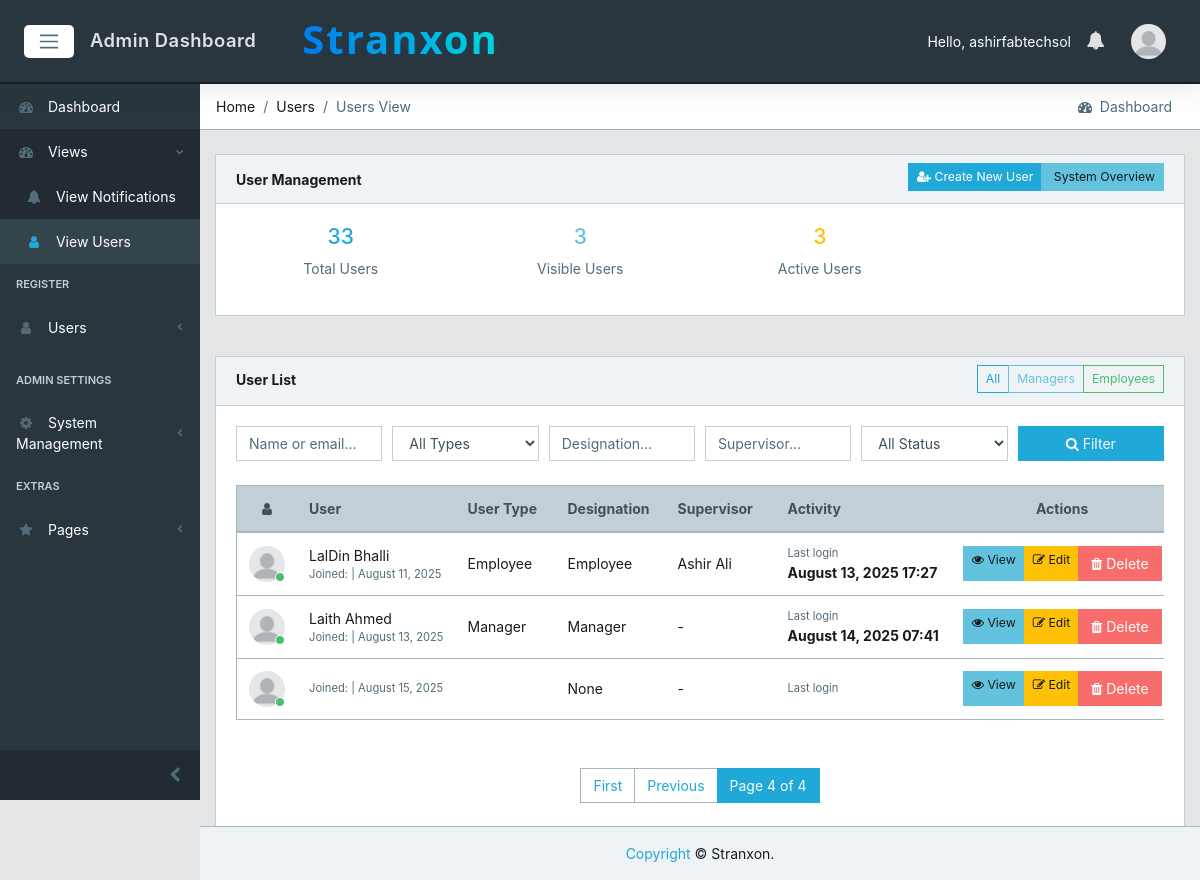
The app's page /users/?page=4 (signed in), older data.
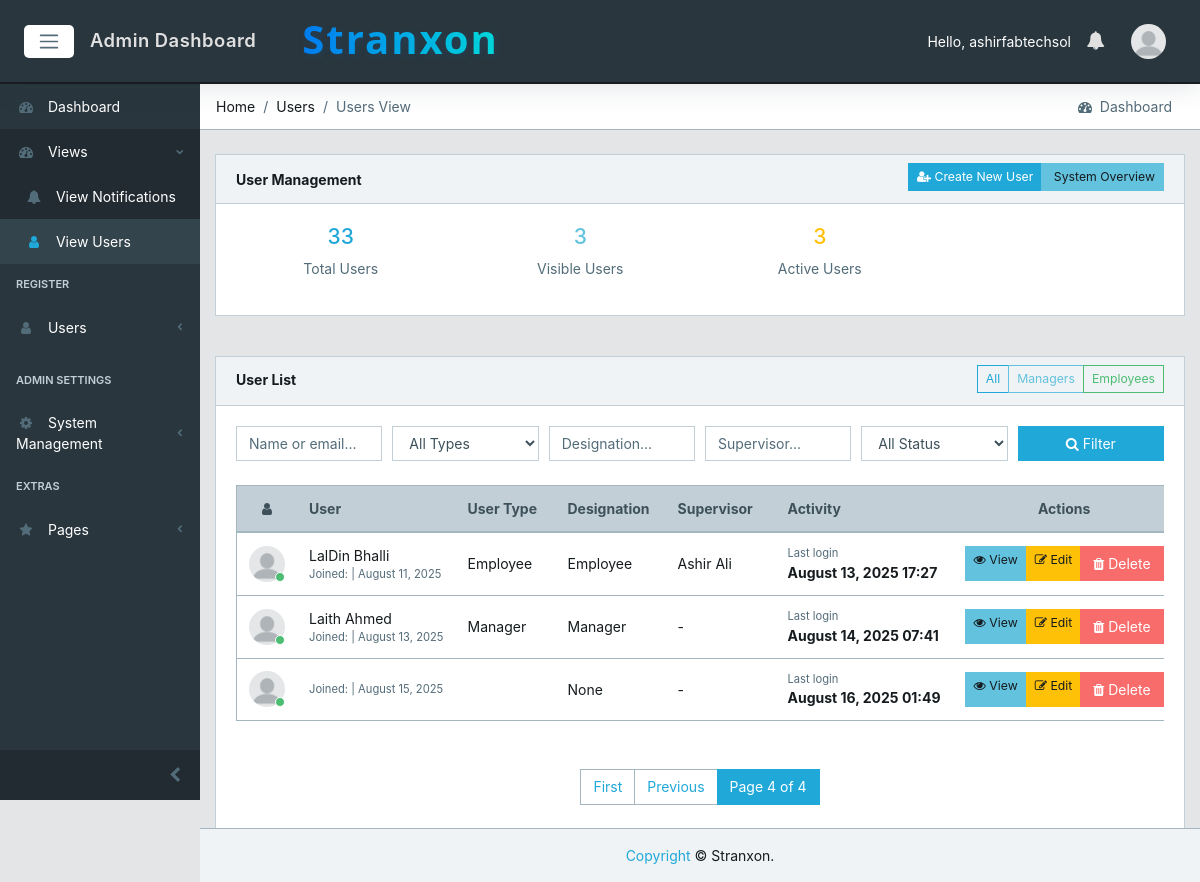
The same page, newer data.
### core/models.py (models this page shows, shortened)
class CustomUser(AbstractUser):
    email = models.EmailField(unique=True)  # Make email unique for authentication
    user_type = models.CharField(max_length=15, choices=USER_TYPE_CHOICES, db_index=True)
    designation = models.CharField(max_length=100, blank=True, null=True)
    created_by = models.ForeignKey('self', on_delete=models.SET_NULL, null=True, blank=True, related_name='created_users')
    created_date = models.DateField(auto_now_add=True)
    created_time = models.TimeField(auto_now_add=True)
    under_supervision = models.ForeignKey('self', on_delete=models.SET_NULL, null=True, blank=True, related_name='supervised_users')
    avatar = models.ImageField(upload_to='core/avatar', blank=True)
    @property
    def avatar_url(self):
        if self.avatar and hasattr(self.avatar, 'url'):
            avatar_path = self.avatar.path if hasattr(self.avatar, 'path') else None
            if avatar_path and os.path.isfile(avatar_path):
                return self.avatar.url
        return static('core/img/avatar/blank_profile.png')

### core/views.py (the view, shortened to what this page needs)
# urls.py: path('users/', views.UsersView.as_view(), name='users'),
class UsersView(LoginRequiredMixin, View):
    def get(self, request):
        user = request.user
        if user.user_type == 'admin':
            users = CustomUser.objects.select_related('under_supervision').exclude(id=user.id)
        elif user.user_type == 'manager':
            users = CustomUser.objects.select_related('under_supervision').filter(under_supervision=user)
        else:
            messages.error(request, 'You do not have permission to view users.')
            return redirect('core:dashboard')
        search_query = request.GET.get('search', '')
        user_type_filter = request.GET.get('user_type', '')
        designation_filter = request.GET.get('designation', '')
        supervisor_filter = request.GET.get('supervisor', '')
        active_filter = request.GET.get('active', '')
        users = users.annotate(full_name=Concat('first_name', V(' '), 'last_name'))
        if user_type_filter:
            users = users.filter(user_type=user_type_filter)
        if designation_filter:
            users = users.filter(designation__icontains=designation_filter)
        if supervisor_filter:
            users = users.filter(
                Q(under_supervision__first_name__icontains=supervisor_filter) |
                Q(under_supervision__last_name__icontains=supervisor_filter)
            )
        if active_filter == 'active':
            users = users.filter(is_active=True)
        elif active_filter == 'inactive':
            users = users.filter(is_active=False)
        paginator = Paginator(users, 10)
        page_number = request.GET.get('page')
        page_obj = paginator.get_page(page_number)
        context = {
            'users': page_obj,
            'total_users': users.count(),
            'search_query': search_query,
            'user_type_filter': user_type_filter,
            'designation_filter': designation_filter,
            'supervisor_filter': supervisor_filter,
            'active_filter': active_filter,
        }
        return render(request, 'core/users.html', context)

### core/context_processors.py (called while the page is built)
def logged_user_processor(request):
    if request.user.is_authenticated:
        try:
            logged_user = CustomUser.objects.select_related('under_supervision').get(id=request.user.id)
            return {'logged_user': logged_user}
        except CustomUser.DoesNotExist:
            return {'logged_user': None}
    return {'logged_user': None}

def notifications_processor(request):
    if request.user.is_authenticated:
        cache_key = f"unread_count:{request.user.id}"
        unread_count = cache.get(cache_key)
        if unread_count is None:
            unread_count = Notification.objects.filter(recipient=request.user, read=False).count()
            cache.set(cache_key, unread_count, 15)  # short cache to keep badges fresh
        unread_notifications = (
            Notification.objects.select_related('sender')
            .filter(recipient=request.user, read=False)
            .order_by('-created_at')[:10]
        )
        return {
            'unread_notifications': unread_notifications,
            'unread_count': unread_count,
        }
    return {'unread_notifications': [], 'unread_count': 0}

### core/templates/core/users.html (shortened to what the changed rows need)
{% extends 'core/base.html' %}
{% load static %}
{% block content %}
<div class="container">
    <div class="animated fade-in">
        <div class="row">
            <div class="col-12 mb-3">
                <div class="card">
                    <div class="card-body">
                        <div class="table-responsive table-responsive-sm">
                            <table class="table table-responsive-sm table-hover table-outline mb-5" id="usersTable">
                                <thead class="thead-light">
                                <tr>
                                    <th class="text-center text-nowrap" style="min-width:60px;"><i class="fa fa-user"></i></th>
                                    <th class="text-nowrap" style="min-width:120px;">User</th>
                                    <th class="text-nowrap d-none d-sm-table-cell" style="min-width:100px;">User Type</th>
                                    <th class="text-nowrap d-none d-md-table-cell" style="min-width:110px;">Designation</th>
                                    <th class="text-nowrap d-none d-md-table-cell" style="min-width:110px;">Supervisor</th>
                                    <th class="text-nowrap d-none d-lg-table-cell" style="min-width:120px;">Activity</th>
                                    <th class="text-center text-nowrap" style="min-width:120px;">Actions</th>
                                </tr>
                            </thead>
                    <tbody>
                        {% for user1 in users %}
                        <tr>
                            <td class="text-center text-nowrap" style="min-width:60px;">
                                <div class="avatar">
                                <img src="{{ user1.avatar_url }}" class="img-avatar" alt="img">
                                <span class="avatar-status badge-success"></span>
                                </div>
                            </td>
                            <td class="text-nowrap" style="min-width:120px;">
                                <div class="small text-muted">
                                <span>Joined:</span> | {{ user1.date_joined|date:"F d, Y" }}
                                </div>
                            </td>
                            <td class="text-nowrap d-none d-sm-table-cell" style="min-width:100px;">{{ user1.get_user_type_display }}</td>
                            <td class="text-nowrap d-none d-md-table-cell" style="min-width:110px;">{{ user1.designation }}</td>
                            <td class="text-nowrap d-none d-md-table-cell" style="min-width:110px;">{{ user1.under_supervision.get_full_name|default:'-' }}</td>
                            <td class="text-nowrap d-none d-lg-table-cell" style="min-width:120px;">
                                <div class="small text-muted">Last login</div>
                                <strong>{{ user1.last_login|date:"F d, Y H:i" }}</strong>
                            </td>
                            <td class="text-center text-nowrap" style="min-width:120px;">
                                <div class="btn-group" role="group">
                                    <a href="{% url 'core:user' user1.id %}" class="btn btn-sm btn-info">
                                        <i class="fa fa-eye"></i> View
                                    </a>
                                    {% if logged_user.user_type == 'admin' or user1.under_supervision == logged_user %}
                                    <a href="{% url 'core:edit-user-profile' user1.id %}" class="btn btn-sm btn-warning">
                                        <i class="fa fa-edit"></i> Edit
                                    </a>
                                    {% endif %}
                                    {% if logged_user.user_type == 'admin' %}
                                    <a href="{% url 'core:delete-user' user1.id %}" class="btn btn-danger" onclick="return confirm('Are you sure you want to delete this user?');">
                                        <i class="fa fa-trash"></i> Delete
                                    </a>
                                    {% endif %}
                                </div>
                            </td>
                        </tr>
                        {% endfor %}
                    </tbody>
                </table>
            </div>
                    </div>
                </div>
            </div>
        </div>
    </div>
</div>
{% endblock %}

Row changes from the older to the newer data that the page shows:
changed CustomUser "None": last_login (not shown) → "August 16, 2025 01:49"
